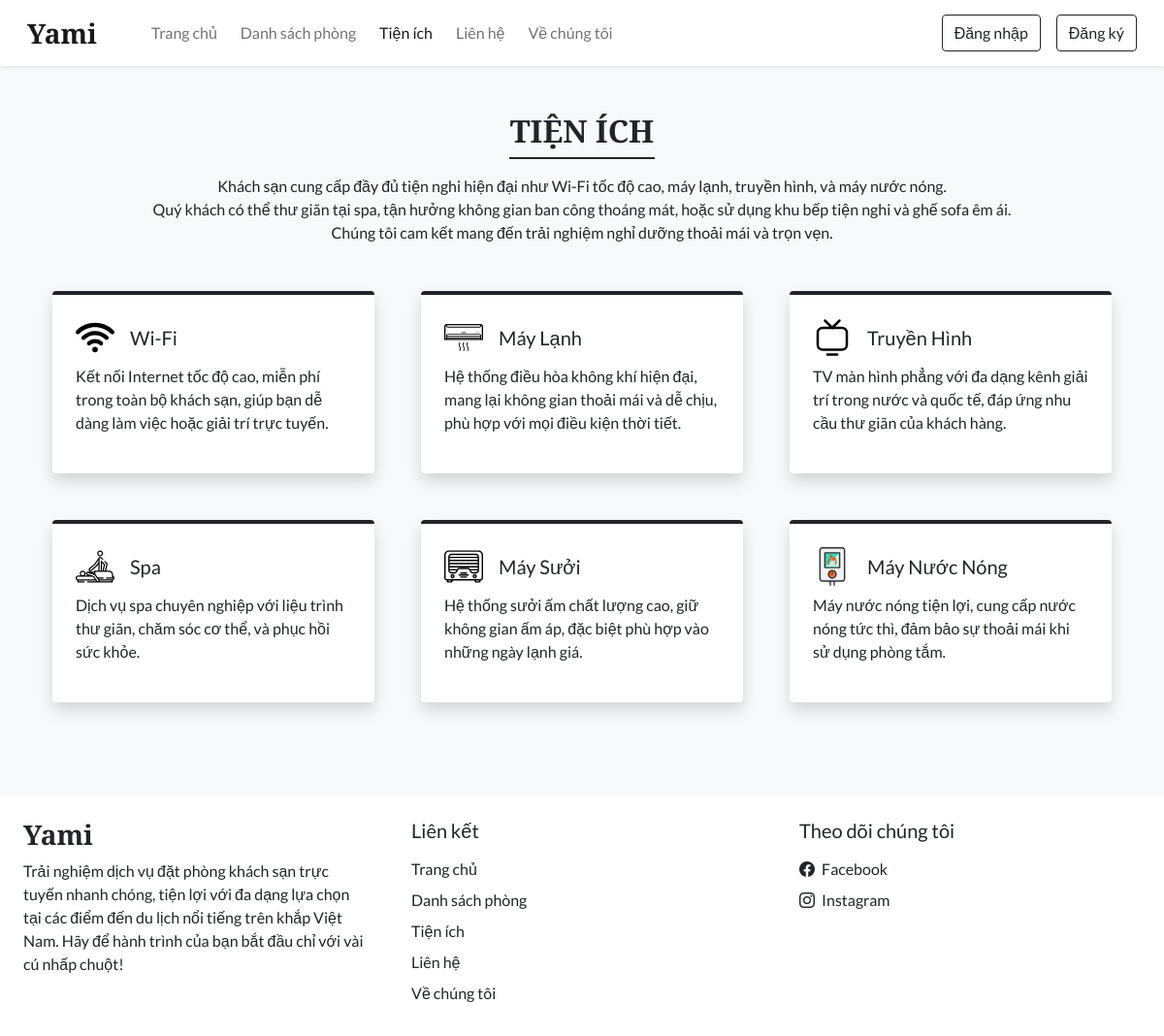
Screenshot of /facilities.php with the database file from the repository.
### tables this page shows
CREATE TABLE `settings` (
  `sr_no` int(11) NOT NULL,
  `site_title` varchar(50) NOT NULL,
  `site_about` varchar(250) NOT NULL,
  `shutdown` tinyint(1) NOT NULL
);

CREATE TABLE `facilities` (
  `id` int(11) NOT NULL,
  `icon` varchar(100) NOT NULL,
  `name` varchar(50) NOT NULL,
  `description` varchar(250) NOT NULL
);

### admin/inc/db_config.php (called while the page is built, shortened)
<?php
  function selectAll($table) {
    $con = $GLOBALS['con'];
    $res = mysqli_query($con, "SELECT * FROM $table");
    return $res;
  }
  function select($sql, $values, $datatypes) {
    $con = $GLOBALS['con'];
    if($stmt = mysqli_prepare($con, $sql)){
      mysqli_stmt_bind_param($stmt, $datatypes, ...$values);
      if(mysqli_stmt_execute($stmt)){
        $res = mysqli_stmt_get_result($stmt);
        return $res;
      }
      else{
        mysqli_stmt_close($stmt);
        die("Query cannot be executed - Execute");
      }
    }
    else{
      die("Query cannot be executed - Select");
    }
  }
?>

### facilities.php (the view, shortened to what this page needs)
<!DOCTYPE html>
<html lang="en">
<head>
  <?php require('inc/links.php'); ?>
</head>
<body class="bg-light">
  <?php require('inc/header.php'); ?>
  <div class="my-5 px-4">
    <h2 class="fw-bold h-font text-center">TIỆN ÍCH</h2>
    <div class="h-line bg-dark"></div>
    <p class="text-center mt-3">
    Khách sạn cung cấp đầy đủ tiện nghi hiện đại như Wi-Fi tốc độ cao, máy lạnh, truyền hình, và máy nước nóng. <br>
    Quý khách có thể thư giãn tại spa, tận hưởng không gian ban công thoáng mát, hoặc sử dụng khu bếp tiện nghi và ghế sofa êm ái. <br>
    Chúng tôi cam kết mang đến trải nghiệm nghỉ dưỡng thoải mái và trọn vẹn.
    </p>
  </div>
  <div class="container">
    <div class="row">
      <?php
        $res = selectAll('facilities');
        $path = FACILITIES_IMG_PATH;
        while($row = mysqli_fetch_assoc($res)){
          echo<<<data
            <div class="col-lg-4 col-md-6 mb-5 px-4">
              <div class="bg-white rounded shadow p-4 border-top border-4 border-dark pop">
                <div class="d-flex align-items-center mb-2">
                  <img src="$path$row[icon]" width="40px">
                  <h5 class="m-0 ms-3">$row[name]</h5>
                </div>
                <p>$row[description]</p>
              </div>
            </div>
          data;
        }
      ?>
    </div>
  </div>
  <?php require('inc/footer.php'); ?>
</body>
</html>

### inc/header.php (shortened to what this page needs)
<nav id="nav-bar" class="navbar navbar-expand-lg navbar-light bg-white px-lg-3 py-lg-2 shadow-sm sticky-top">
  <div class="container-fluid">
    <a class="navbar-brand me-5 fw-bold fs-3 h-font" href="index.php"><?php echo $settings_r['site_title'] ?></a>
    <div class="collapse navbar-collapse" id="navbarSupportedContent">
      <ul class="navbar-nav me-auto mb-2 mb-lg-0">
        <li class="nav-item">
          <a class="nav-link me-2" href="index.php">Trang chủ</a>
        </li>
        <li class="nav-item">
          <a class="nav-link me-2" href="rooms.php">Danh sách phòng</a>
        </li>
        <li class="nav-item">
          <a class="nav-link me-2" href="facilities.php">Tiện ích</a>
        </li>
        <li class="nav-item">
          <a class="nav-link me-2" href="contact.php">Liên hệ</a>
        </li>
        <li class="nav-item">
          <a class="nav-link" href="about.php">Về chúng tôi</a>
        </li>
      </ul>
      <div class="d-flex">
        <?php
          if(isset($_SESSION['login']) && $_SESSION['login']==true)
          {
            $path = USERS_IMG_PATH;
            echo<<<data
              <div class="btn-group">
                <button type="button" class="btn btn-outline-dark shadow-none dropdown-toggle" data-bs-toggle="dropdown" data-bs-display="static" aria-expanded="false">
                  <img src="$path$_SESSION[uPic]" style="width: 25px; height: 25px;" class="me-1 rounded-circle">
                  $_SESSION[uName]
                </button>
                <ul class="dropdown-menu dropdown-menu-lg-end">
                  <li><a class="dropdown-item" href="profile.php">Hồ sơ cá nhân</a></li>
                  <li><a class="dropdown-item" href="bookings.php">Lịch sử đặt phòng</a></li>
                  <li><a class="dropdown-item" href="logout.php">Đăng xuất</a></li>
                </ul>
              </div>
            data;
          }
          else
          {
            echo<<<data
              <button type="button" class="btn btn-outline-dark shadow-none me-lg-3 me-2" data-bs-toggle="modal" data-bs-target="#loginModal">
                Đăng nhập
              </button>
              <button type="button" class="btn btn-outline-dark shadow-none" data-bs-toggle="modal" data-bs-target="#registerModal">
                Đăng ký
              </button>
            data;
          }
        ?>
      </div>
    </div>
  </div>
</nav>

### inc/footer.php (shortened to what this page needs)
<div class="container-fluid bg-white mt-5">
  <div class="row">
    <div class="col-lg-4 p-4">
      <h3 class="h-font fw-bold fs-3 mb-2"><?php echo $settings_r['site_title'] ?></h3>
      <p>
        <?php echo $settings_r['site_about'] ?>
      </p>
    </div>
    <div class="col-lg-4 p-4">
      <h5 class="mb-3">Liên kết</h5>
      <a href="index.php" class="d-inline-block mb-2 text-dark text-decoration-none">Trang chủ</a> <br>
      <a href="rooms.php" class="d-inline-block mb-2 text-dark text-decoration-none">Danh sách phòng</a> <br>
      <a href="facilities.php" class="d-inline-block mb-2 text-dark text-decoration-none">Tiện ích</a> <br>
      <a href="contact.php" class="d-inline-block mb-2 text-dark text-decoration-none">Liên hệ</a> <br>
      <a href="about.php" class="d-inline-block mb-2 text-dark text-decoration-none">Về chúng tôi</a>
    </div>
    <div class="col-lg-4 p-4">
        <h5 class="mb-3">Theo dõi chúng tôi</h5>
        <a href="<?php echo $contact_r['fb'] ?>" class="d-inline-block text-dark text-decoration-none mb-2">
          <i class="bi bi-facebook me-1"></i> Facebook
        </a><br>
        <a href="<?php echo $contact_r['insta'] ?>" class="d-inline-block text-dark text-decoration-none">
          <i class="bi bi-instagram me-1"></i> Instagram
        </a><br>
    </div>
  </div>
</div>

### css/common.css (style rules this page uses)
:root { --teal: #2D6A4F; --teal_hover: #2D6A4F; }
* { font-family: 'Lato', sans-serif; }
.h-font { font-family: 'Merriweather', serif; }
.h-line { width: 150px; margin: 0 auto; height: 1.7px; }

### rows the page displays
settings: site_title "Yami", site_about "Trải nghiệm dịch vụ đặt phòng khách sạn trực tuyến nhanh chóng, tiện lợi với đa dạng lựa chọn tại các điểm đến du lịch nổi tiếng trên khắp Việt Nam. Hãy để hành trình của bạn bắt đầu chỉ với vài cú nhấp chuột!"
facilities: icon (picture), name "Wi-Fi", description "Kết nối Internet tốc độ cao, miễn phí trong toàn bộ khách sạn, giúp bạn dễ dàng làm việc hoặc giải trí trực tuyến."
facilities: icon (picture), name "Máy Lạnh", description "Hệ thống điều hòa không khí hiện đại, mang lại không gian thoải mái và dễ chịu, phù hợp với mọi điều kiện thời tiết."
facilities: icon (picture), name "Truyền Hình", description "TV màn hình phẳng với đa dạng kênh giải trí trong nước và quốc tế, đáp ứng nhu cầu thư giãn của khách hàng."
facilities: icon (picture), name "Spa", description "Dịch vụ spa chuyên nghiệp với liệu trình thư giãn, chăm sóc cơ thể, và phục hồi sức khỏe."
facilities: icon (picture), name "Máy Sưởi", description "Hệ thống sưởi ấm chất lượng cao, giữ không gian ấm áp, đặc biệt phù hợp vào những ngày lạnh giá."
facilities: icon (picture), name "Máy Nước Nóng", description "Máy nước nóng tiện lợi, cung cấp nước nóng tức thì, đảm bảo sự thoải mái khi sử dụng phòng tắm."
